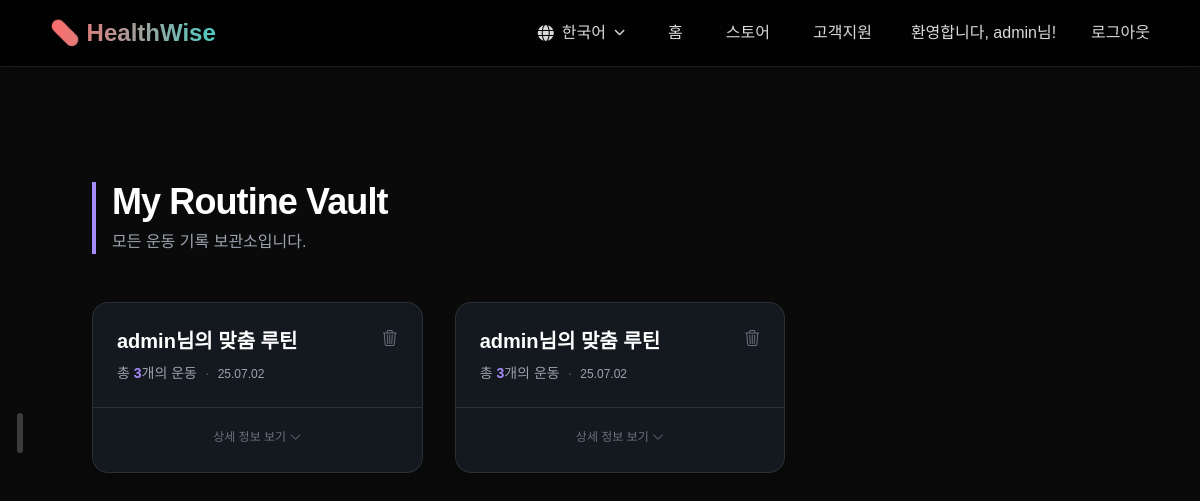
Page /routine/my-routines/ (signed in) on the committed database.
### routine/models.py (models this page shows, shortened)
class Routine(models.Model):
    user = models.ForeignKey(settings.AUTH_USER_MODEL, on_delete=models.CASCADE, related_name='routines')
    name = models.CharField(max_length=100)
    exercises = models.ManyToManyField('Exercise', through='RoutineExercise', related_name='exercise_routines')
    created_at = models.DateTimeField(auto_now_add=True)

### routine/views.py (the view)
# urls.py: path('my-routines/', views.my_routines_view, name='my_routines'),
@login_required
def my_routines_view(request):
    user_routines = Routine.objects.filter(user=request.user).prefetch_related('routineexercise_set__exercise').order_by('-created_at')
    return render(request, 'routine/my_routines.html', {'routines': user_routines, 'active_menu': 'routine_list'})

### routine/models.py (called while the page is built)
    @property
    def localized_name(self):
        lang = translation.get_language()  # 현재 활성화된 언어 코드 (예: 'ko', 'en')
        if lang == 'en' and self.name_en:
            return self.name_en
        if lang == 'es' and self.name_es:
            return self.name_es
        return self.name  # 기본값 또는 해당하는 언어 필드가 없을 경우 한국어 이름 반환

    @property
    def localized_muscle_group(self):
        lang = translation.get_language()
        if lang == 'en' and self.muscle_group_en:
            return self.muscle_group_en
        if lang == 'es' and self.muscle_group_es:
            return self.muscle_group_es
        return self.muscle_group

    @property
    def localized_description(self):
        lang = translation.get_language()
        if lang == 'en' and self.description_en:
            return self.description_en
        if lang == 'es' and self.description_es:
            return self.description_es
        return self.description

    @property
    def localized_precautions(self):
        lang = translation.get_language()
        if lang == 'en' and self.precautions_en:
            return self.precautions_en
        if lang == 'es' and self.precautions_es:
            return self.precautions_es
        return self.precautions

### web/templatetags/custom_translate.py (called while the page is built)
@register.simple_tag
def t(key, **kwargs):
    return translate_text(key, **kwargs)

### web/utils.py (called while the page is built)
def load_translations(lang_code):
    if lang_code in _translations:
        return _translations[lang_code]
    if not lang_code:
        lang_code = 'ko'
    file_path = settings.BASE_DIR / 'locales' / f'{lang_code}.json'
    try:
        with open(file_path, 'r', encoding='utf-8') as f:
            translations_data = json.load(f)
            if not isinstance(translations_data, dict):
                _translations[lang_code] = {}
                return {}
            _translations[lang_code] = translations_data
            return translations_data
    except (FileNotFoundError, json.JSONDecodeError) as e:
        print(f"I18N Warning: Could not load '{file_path}'. Reason: {e}")
        if lang_code != 'ko':
            return load_translations('ko')
        return {}

def t(key, **kwargs):
    current_language = translation.get_language()
    translations = load_translations(current_language)
    translated_string = translations.get(key, key)
    if kwargs:
        try:
            translated_string = translated_string.format(**kwargs)
        except KeyError:
            pass
    return mark_safe(translated_string)

### routine/templates/routine/my_routines.html (shortened to what this page needs)
{% extends 'web/dashboard_sliding_base.html' %}
{% load static custom_translate i18n %}
{% block page_content %}
<script src="https://cdn.tailwindcss.com"></script>
<div class="p-4 sm:p-8">
    <header class="text-left mb-12">
        <div class="border-l-4 border-violet-400 pl-4">
            <h1 class="text-3xl sm:text-4xl font-bold tracking-tight text-white">{% t "My Routine Vault" %}</h1>
            <p class="text-md text-gray-400 mt-2">
              {% t "모든 운동 기록 보관소입니다." %}
            </p>
        </div>
    </header>
    {% if routines %}
        <div class="grid grid-cols-1 md:grid-cols-2 lg:grid-cols-3 gap-8">
            {% for routine in routines %}
                <div class="routine-card flex flex-col bg-gray-800/50 backdrop-blur-sm border border-white/10 rounded-2xl shadow-lg transition-all duration-300 hover:border-violet-500/50 hover:shadow-2xl hover:shadow-violet-500/10">
                    <a href="{% url 'routine:routine_plan_detail' routine.id %}" class="block p-6 flex-grow no-underline">
                        <div class="flex justify-between items-start">
                            <h2 class="text-xl font-bold text-white mb-2">{{ routine.name }}</h2>
                            <form id="delete-form-{{ routine.id }}" method="post" action="{% url 'routine:delete_routine' routine.id %}" class="inline">
                                <button type="button" onclick="confirmDelete(event, '{{ routine.id }}')" class="text-gray-500 hover:text-red-400 transition-colors" title="{% t '삭제하기' %}"><i class="bi bi-trash3"></i></button>
                            </form>
                        </div>
                        <p class="text-sm text-gray-400">{% t '총' %} <span class="font-bold text-violet-400">{{ routine.exercises.count }}</span>{% t '개의 운동' %}<span class="mx-2 text-gray-600">·</span><span class="text-xs">{{ routine.created_at|date:"y.m.d" }}</span></p>
                    </a>
                    <div class="card-footer text-center mt-auto p-6 pt-4 border-t border-white/10">
                        <span class="text-xs text-gray-500">{% t "상세 정보 보기" %} <i class="bi bi-chevron-down reveal-icon inline-block"></i></span>
                    </div>
                </div>
            {% endfor %}
        </div>
    {% endif %}
</div>
{% endblock %}

### web/templates/web/_header.html (shortened to what this page needs)
{% load static i18n custom_translate %}
<link rel="stylesheet" href="https://cdnjs.cloudflare.com/ajax/libs/font-awesome/6.5.1/css/all.min.css" />
<nav class="nav-container">
    <a href="/" class="logo" style="text-decoration: none;">💊 HealthWise</a>
    <ul class="nav-menu">
        <li>
            <div class="language-dropdown-container">
                <button type="button" id="language-toggle-btn" class="nav-item">
                    <i class="fas fa-globe"></i>
                    <span class="language-text">
                        {% get_current_language as LANGUAGE_CODE %}
                        {% if LANGUAGE_CODE == 'ko' %}한국어
                        {% elif LANGUAGE_CODE == 'en' %}English
                        {% elif LANGUAGE_CODE == 'es' %}Español
                        {% else %}Language
                        {% endif %}
                    </span>
                    <i class="fas fa-chevron-down" style="font-size: 0.7em;"></i>
                </button>
                    {% get_current_language as LANGUAGE_CODE %}
            </div>
        </li>
        <li><a href="/" class="nav-item">{% t "홈" %}</a></li>
        <li><a href="{% url 'store:home' %}" class="nav-item">{% t "스토어" %}</a></li>
        <li><a href="{% url 'web:support' %}" class="nav-item {% if active_menu == 'support' %}active{% endif %}">{% t "고객지원" %}</a></li>
        {% if user.is_authenticated %}
            <li style="padding: 5px 0; color: rgba(255, 255, 255, 0.85); font-weight: 500;">{% t "환영합니다, {name}님!" name=user.username|default:_("사용자") %}</li>
            <li>
                <form id="logout-form" method="post" action="{% url 'accounts:logout' %}" style="display: inline;">
                    <button type="submit" class="nav-item" style="background: none; border: none; color: rgba(255, 255, 255, 0.85); cursor: pointer; padding: 5px 0; font-size: 1rem; font-weight: 500; font-family: inherit;">{% t "로그아웃" %}</button>
                </form>
            </li>
        {% else %}
            <li><a href="{% url 'accounts:login' %}" class="nav-item">{% t "로그인" %}</a></li>
            <li><a href="{% url 'accounts:signup' %}" class="nav-item">{% t "회원가입" %}</a></li>
        {% endif %}
    </ul>
</nav>

### web/templates/web/base_simple.html (style rules this page uses)
body { background-color: #0a0a0a; color: #fff; font-family: 'Pretendard', 'Poppins', sans-serif; margin: 0; padding-top: 85px; }
.app-header .nav-container { display: flex; justify-content: space-between; align-items: center; max-width: 1400px; margin: 0 auto; }
.app-header .logo { font-size: 24px; font-weight: 800; background: linear-gradient(90deg, #ff6b6b, #4ecdc4); -webkit-background-clip: text; background-clip: text; -webkit-text-fill-color: transparent; text-decoration: none; }
.app-header .nav-menu { list-style: none; display: flex; align-items: center; gap: 35px; margin: 0; padding: 0; }
.app-header .nav-item { color: rgba(255, 255, 255, 0.85); text-decoration: none; font-size: 1rem; font-weight: 500; transition: color 0.3s ease, transform 0.3s ease; position: relative; padding: 6px 4px; background: none; border: none; cursor: pointer; font-family: inherit; }
.app-header .nav-item::after { content: ''; position: absolute; bottom: 0; left: 0; width: 0; height: 2.5px; background: linear-gradient(90deg, #ff6b6b, #4ecdc4); transition: width 0.35s ease-out; }
.app-header .nav-item .fas { font-family: 'Font Awesome 6 Free', 'FontAwesome' !important; font-weight: 900 !important; color: inherit; }
.language-dropdown-container { position: relative; }
.language-dropdown-container .nav-item .fa-chevron-down { transition: transform 0.3s ease; }
#language-toggle-btn { display: flex; align-items: center; gap: 8px; }

### web/templates/web/dashboard_sliding_base.html (style rules this page uses)
body { background: #0a0a0a !important; color: rgba(255, 255, 255, 0.8) !important; overflow: auto !important; cursor: auto !important; }

### routine/templates/routine/my_routines.html (style rules this page uses)
.card-footer { transition: opacity 0.3s ease-in-out; }
.reveal-icon { transition: transform 0.3s ease-in-out; }

### rows in the picture
Routine: name "admin님의 맞춤 루틴", t "총", exercises.count "3", t "개의 운동", created_at "25.07.02", t "상세 정보 보기"
Routine: name "admin님의 맞춤 루틴", t "총", exercises.count "3", t "개의 운동", created_at "25.07.02", t "상세 정보 보기"
